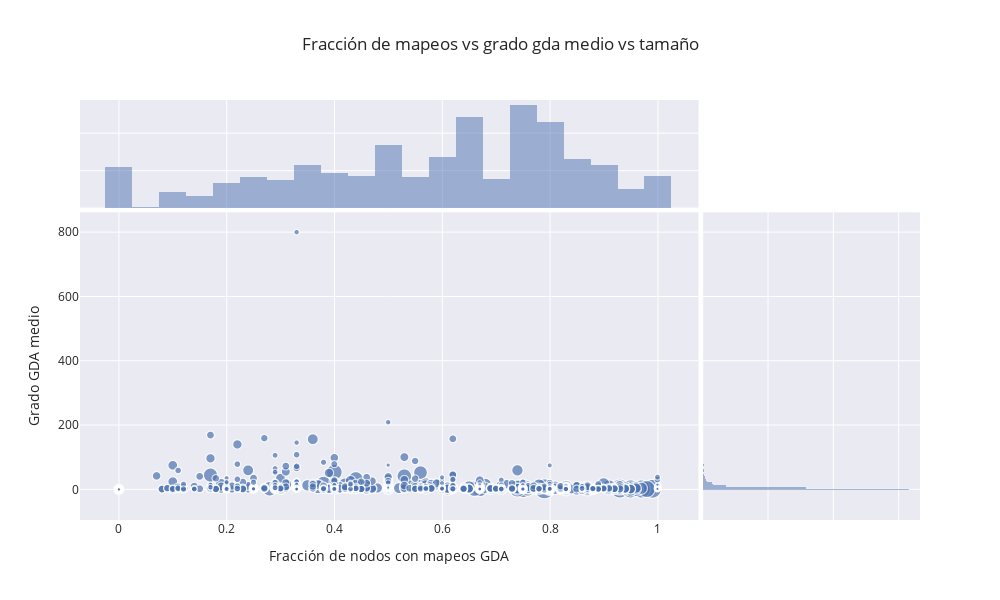

Notebook cell for this chart:
### Markdown cell above
## Análisis

### Code cell
fig = px.scatter(infomap_clusters, x="fraccion_gda", y="grado_gda_medio", size="tamaño", hover_data=["comunidad"], width=1000, height=600, title="Fracción de mapeos vs grado gda medio vs tamaño",marginal_x="histogram",marginal_y="histogram")
fig.update_layout(xaxis_title="Fracción de nodos con mapeos GDA", yaxis_title="Grado GDA medio")

fig.show()

### Figure 1 — Plotly figure (JSON) as saved in the notebook; plotly's stock layout.template omitted (floating-point values rounded to 4 significant figures; data arrays with more than 128 entries replaced by an {"elided": "..."} marker saying what was removed)
{"data": [{"customdata": {"elided": "1148x1 int values"}, "hovertemplate": "fraccion_gda=%{x}<br>grado_gda_medio=%{y}<br>tamaño=%{marker.size}<br>comunidad=%{customdata[0]}<extra></extra>", "legendgroup": "", "marker": {"color": "rgb(76,114,176)", "size": {"elided": "1148 int values"}, "sizemode": "area", "sizeref": 0.205, "symbol": "circle"}, "mode": "markers", "name": "", "showlegend": false, "type": "scattergl", "x": {"elided": "1148 float values"}, "xaxis": "x", "y": {"elided": "1148 float values"}, "yaxis": "y"}, {"alignmentgroup": "True", "bingroup": "x", "hovertemplate": "fraccion_gda=%{x}<br>count=%{y}<extra></extra>", "legendgroup": "", "marker": {"color": "rgb(76,114,176)"}, "name": "", "offsetgroup": "", "opacity": 0.5, "showlegend": false, "type": "histogram", "x": {"elided": "1148 float values"}, "xaxis": "x3", "yaxis": "y3"}, {"alignmentgroup": "True", "bingroup": "y", "hovertemplate": "grado_gda_medio=%{y}<br>count=%{x}<extra></extra>", "legendgroup": "", "marker": {"color": "rgb(76,114,176)"}, "name": "", "offsetgroup": "", "opacity": 0.5, "showlegend": false, "type": "histogram", "xaxis": "x2", "y": {"elided": "1148 float values"}, "yaxis": "y2"}], "layout": {"barmode": "overlay", "height": 600, "legend": {"itemsizing": "constant", "tracegroupgap": 0}, "title": {"text": "Fracción de mapeos vs grado gda medio vs tamaño"}, "width": 1000, "xaxis": {"anchor": "y", "domain": [0, 0.7363], "title": {"text": "Fracción de nodos con mapeos GDA"}}, "xaxis2": {"anchor": "y2", "domain": [0.7413, 1], "matches": "x2", "showline": false, "showticklabels": false, "ticks": ""}, "xaxis3": {"anchor": "y3", "domain": [0, 0.7363], "matches": "x", "showticklabels": false}, "xaxis4": {"anchor": "y4", "domain": [0.7413, 1], "matches": "x2", "showline": false, "showticklabels": false, "ticks": ""}, "yaxis": {"anchor": "x", "domain": [0, 0.7326], "title": {"text": "Grado GDA medio"}}, "yaxis2": {"anchor": "x2", "domain": [0, 0.7326], "matches": "y", "showticklabels": false}, "yaxis3": {"anchor": "x3", "domain": [0.7426, 1], "matches": "y3", "showline": false, "showticklabels": false, "ticks": ""}, "yaxis4": {"anchor": "x4", "domain": [0.7426, 1], "matches": "y3", "showline": false, "showticklabels": false, "ticks": ""}}}
